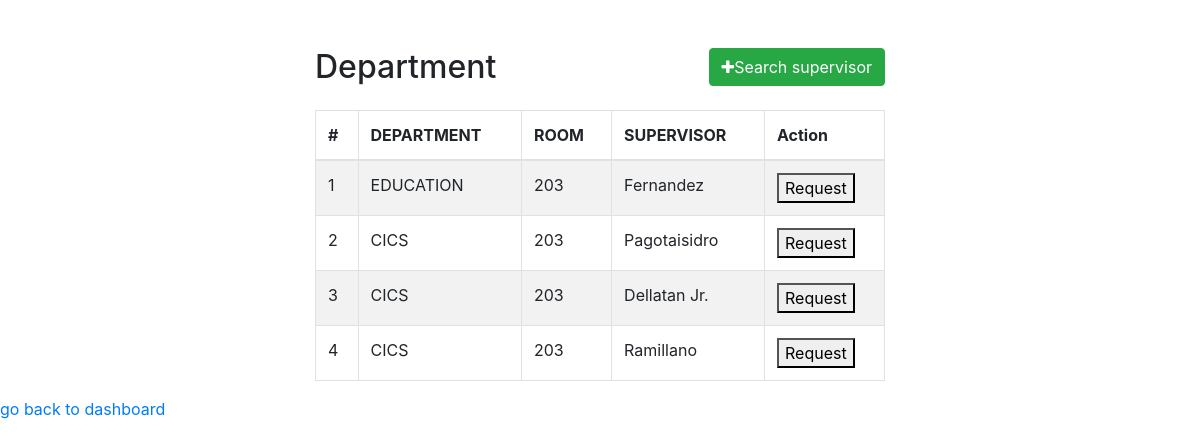
The page /Student/find_Supervisor/index.php on the database its author committed.
### tables this page shows
CREATE TABLE `supervisors` (
  `supervisor_info_id` int(11) NOT NULL,
  `users_id` int(11) NOT NULL,
  `firstname` varchar(50) NOT NULL,
  `lastname` varchar(50) NOT NULL,
  `middlename` varchar(50) NOT NULL,
  `email` varchar(250) NOT NULL,
  `position` varchar(50) NOT NULL,
  `department` varchar(50) NOT NULL,
  `room` varchar(50) NOT NULL,
  `profile_pic` mediumblob NOT NULL
);

### Student/find_Supervisor/index.php (the view, shortened to what this page needs)
<?php
    require_once "../../includes/config.php";
?>
<!DOCTYPE html>
<html lang="en">
<head>
    <link rel="stylesheet" href="https://stackpath.bootstrapcdn.com/bootstrap/4.5.2/css/bootstrap.min.css">
    <link rel="stylesheet" href="https://maxcdn.bootstrapcdn.com/font-awesome/4.7.0/css/font-awesome.min.css">
</head>
<body>
    <div class="wrapper">
        <div class="container-fluid">
            <div class="row">
                <div class="col-md-12">
                    <div class="mt-5 mb-3 clearfix">
                        <h2 class="pull-left">Department</h2>
                        <a href="create.php" class="btn btn-success pull-right"><i class="fa fa-plus"></i>Search supervisor</a>
                    </div>
                    <?php
                $sql = 'SELECT * FROM supervisors;';
                    if($result = $pdo->query($sql)){
                        if($result->rowCount() > 0){
                            echo '<table class="table table-bordered table-striped">';
                                echo "<thead>";
                                    echo "<tr>";
                                        echo "<th>#</th>";
                                        echo "<th>DEPARTMENT</th>";
                                        echo "<th>ROOM</th>";
                                        echo "<th>SUPERVISOR</th>";
                                        echo "<th>Action</th>";
                                    echo "</tr>";
                                echo "</thead>";
                                echo "<tbody>";
                                    while ($row = $result->fetch()) {
                                    echo "<tr>";
                                    echo "<td>" . $row['supervisor_info_id'] . "</td>";
                                    echo "<td>" . $row['department'] . "</td>";
                                    echo "<td>" . $row['room'] . "</td>";
                                    echo "<td>" . $row['lastname'] . "</td>";
                                    echo "<td>";
                                    echo '
                                        <form action="../find_Supervisor/request.php?supervisor_info_id=' . $row['supervisor_info_id'] . '" method="post">
                                            <input type="hidden" name="supervisor_id" value="' . $row['supervisor_info_id'] . '">';
                                    echo '<input type="hidden" name="stu_id" value="' . $stu_id . '">
                                        <button type="submit" id="ReqButton" onclick="OneClickedButton()" >Request</button>
                                        </form>';
                                    echo "</td>";
                                    echo "</tr>";
                                }
                                echo "</tbody>";
                            echo "</table>";
                        } else{
                            echo '<div class="alert alert-danger"><em>No records were found.</em></div>';
                        }
                    } else{
                        echo "Oops! Something went wrong. Please try again later.";
                    }
                    ?>
                </div>
            </div>
        </div>
    </div>
    <a href="../index.php">go back to dashboard</a>
</body>
</html>

### Student/find_Supervisor/index.php (style rules this page uses)
.wrapper { width: 600px; margin: 0 auto; }
table tr td:last-child { width: 120px; }

### rows shown on the page
supervisors: supervisor_info_id "1", department "EDUCATION", room "203", lastname "Fernandez"
supervisors: supervisor_info_id "2", department "CICS", room "203", lastname "Pagotaisidro"
supervisors: supervisor_info_id "3", department "CICS", room "203", lastname "Dellatan Jr."
supervisors: supervisor_info_id "4", department "CICS", room "203", lastname "Ramillano"
